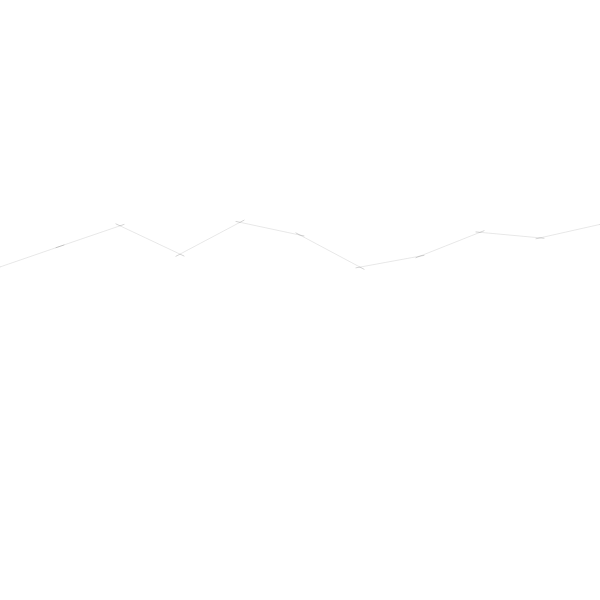
Frame 1 (no input)
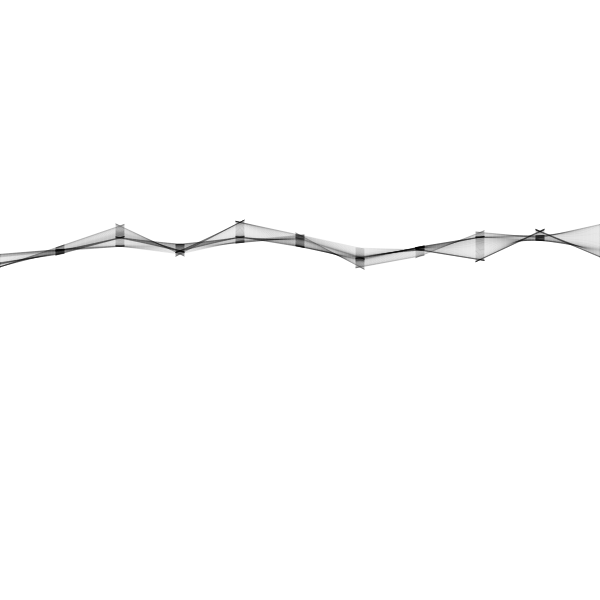
Frame 60 (no input)
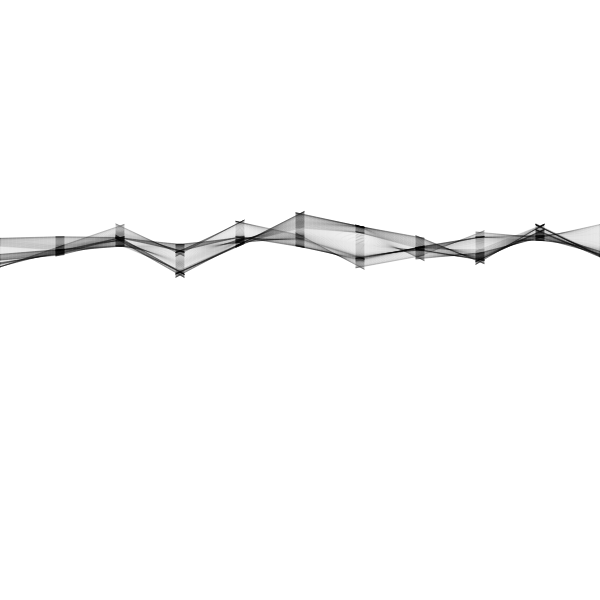
Frame 120 (the mouse pressed at the canvas centre since frame 60)

The p5.js sketch that drew these frames (run headless with seeded random() and noise() and a simulated clock; from frame 60 on, the mouse is pressed at the canvas centre):

// p5.js sketch
// ── sketch.js
let yoff = 0;

function setup() {
  createCanvas(600, 600);
  noFill();
  strokeWeight(0.1);
}

function draw() {
  beginShape();

  let xoff = 0;       // Option #1: 2D Noise
  // let xoff = yoff; // Option #2: 1D Noise

  for (let x = 0; x <= width; x += width/10) {
    let y = map(noise(xoff, yoff), 0, 1, 200,300);

    // Option #2: 1D Noise
    // let y = map(noise(xoff), 0, 1, 200,300);

    curveVertex(x, y);
    curveVertex(x, y);
    curveVertex(x, y);
    curveVertex(x, y);
    // Increment x dimension for noise
    xoff += 10;
  }
  // increment y dimension for noise
  yoff += 0.01;
  endShape();
}
